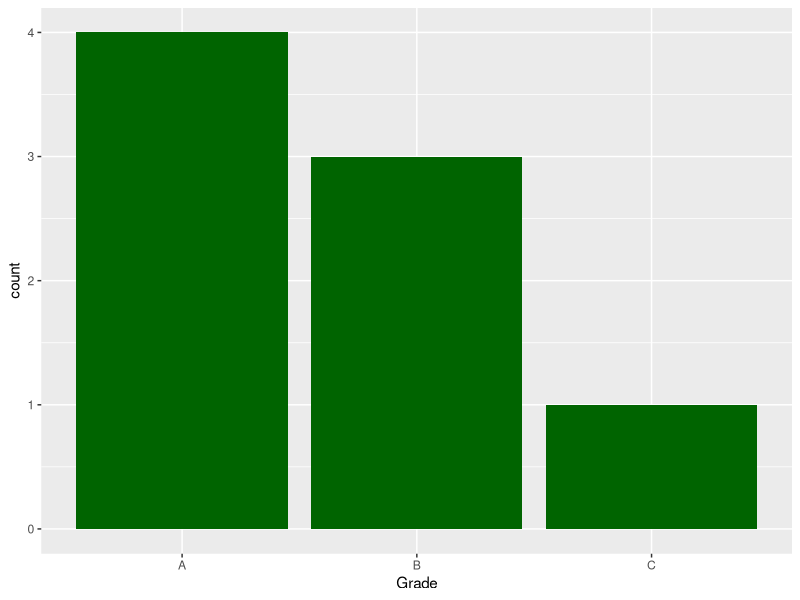
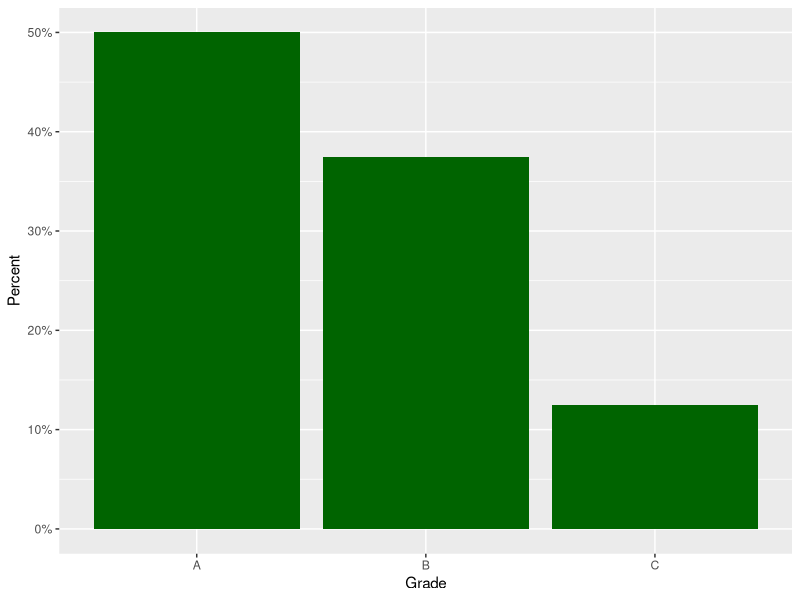
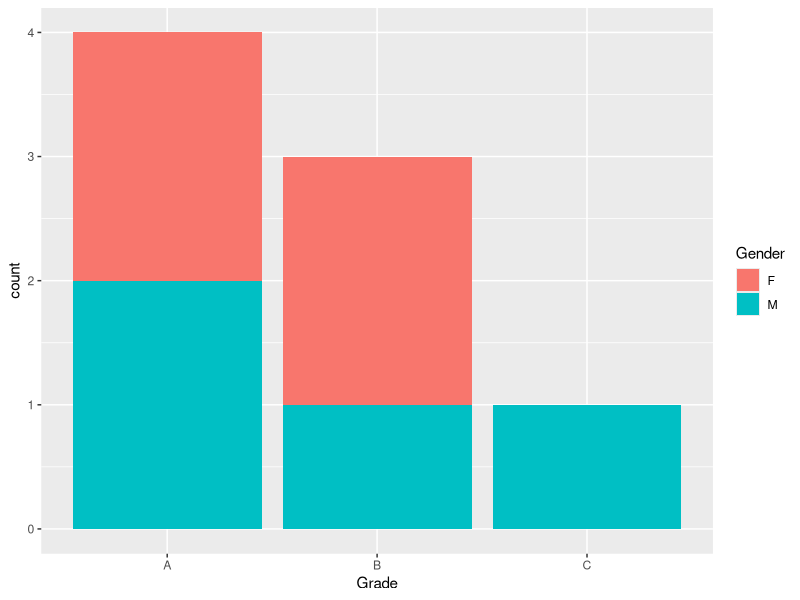
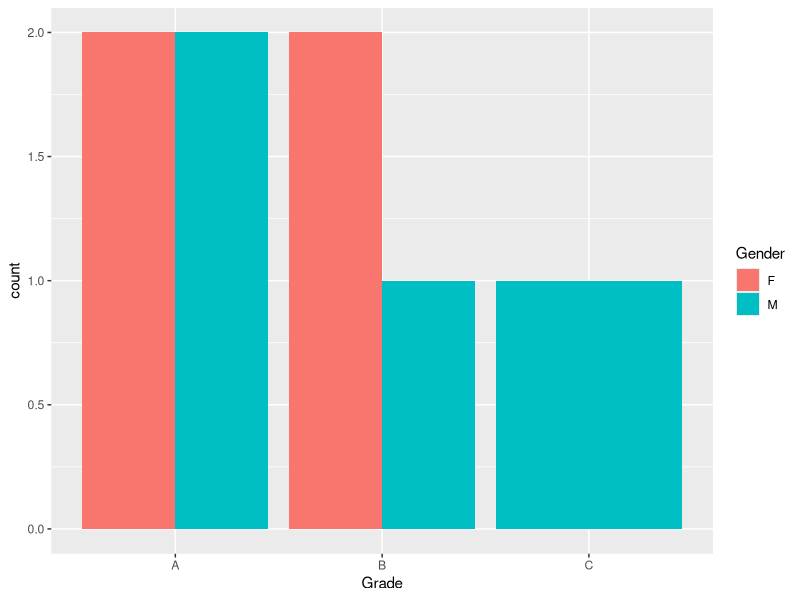

Here is the R script that generated these plots, in order:
## ---- chunk 1
knitr::opts_chunk$set(echo = TRUE)

library(tidyverse)
library(ggplot2)
## ---- chunk 2
class_student <- tribble(
     ~Name, ~Gender, ~Grade, ~Age,
    "Jude",     "M",    "A",  27L,
  "Philip",     "M",    "B",  24L,
    "Carl",     "M",    "A",  41L,
    "Anne",     "F",    "A",  32L,
    "Rose",     "F",    "B",  26L,
   "Peter",     "M",    "C",  30L,
    "Mary",     "F",    "A",  45L,
"Michaela",     "F",    "B",  26L,
  )
## ---- chunk 3

## ---- chunk 4
ggplot(class_student) +
  aes(x = Grade) +
  geom_bar(fill = "darkgreen")
## ---- chunk 5
tot = nrow(class_student)

class_student %>%
  group_by(Grade) %>% 
  summarise(Percent = n()/tot, .groups = "drop") %>% 
  ggplot() + 
    aes(x = Grade, y = Percent) +
    geom_bar(stat = "identity", fill = "darkgreen") +
    scale_y_continuous(labels = scales::label_percent())

## ---- chunk 6
table(class_student$Gender, class_student$Grade, dnn = c("Gender", "Grade"))
## ---- chunk 7
ggplot(class_student) +
  aes(x = Grade, fill = Gender) +
  geom_bar(position = 'stack')
## ---- chunk 8
ggplot(class_student) +
  aes(x = Grade, fill = Gender) +
  geom_bar(position = 'dodge')
